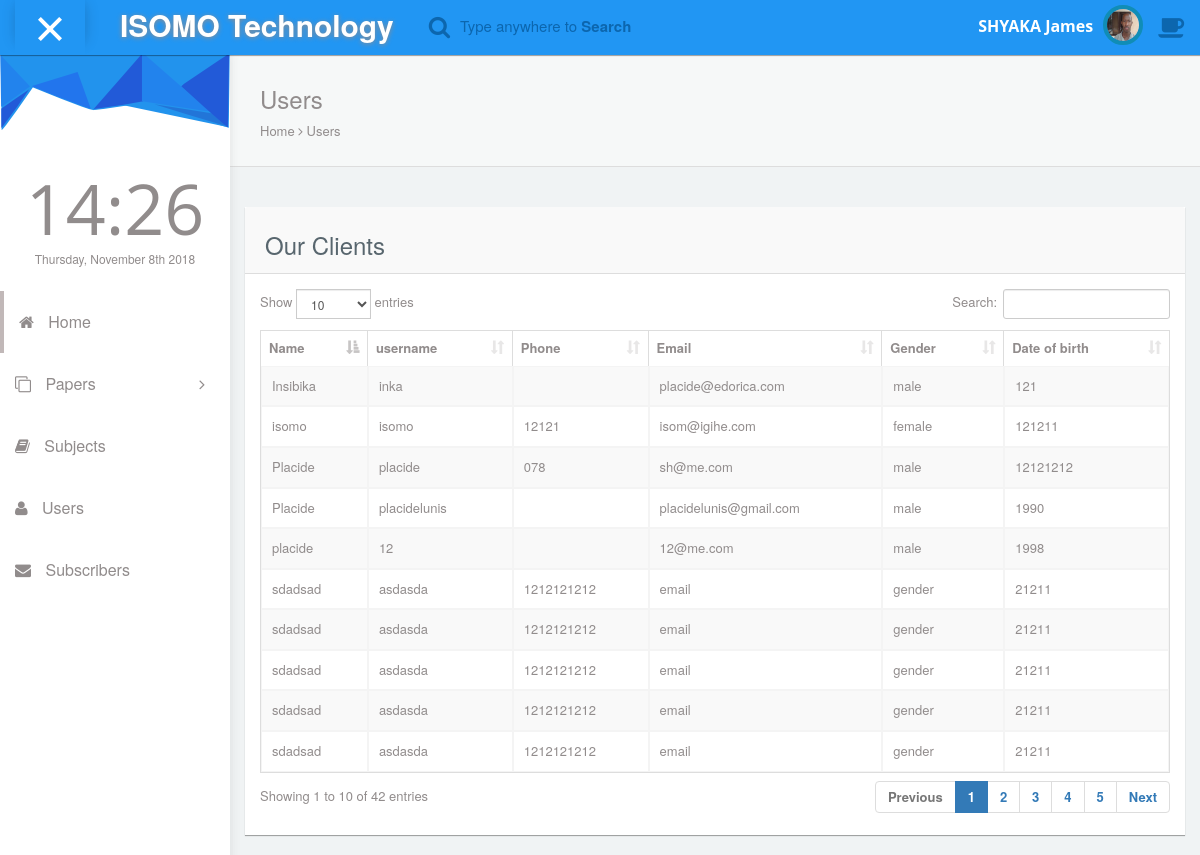
The page /admin/users.php (signed in) on the database as committed earlier.
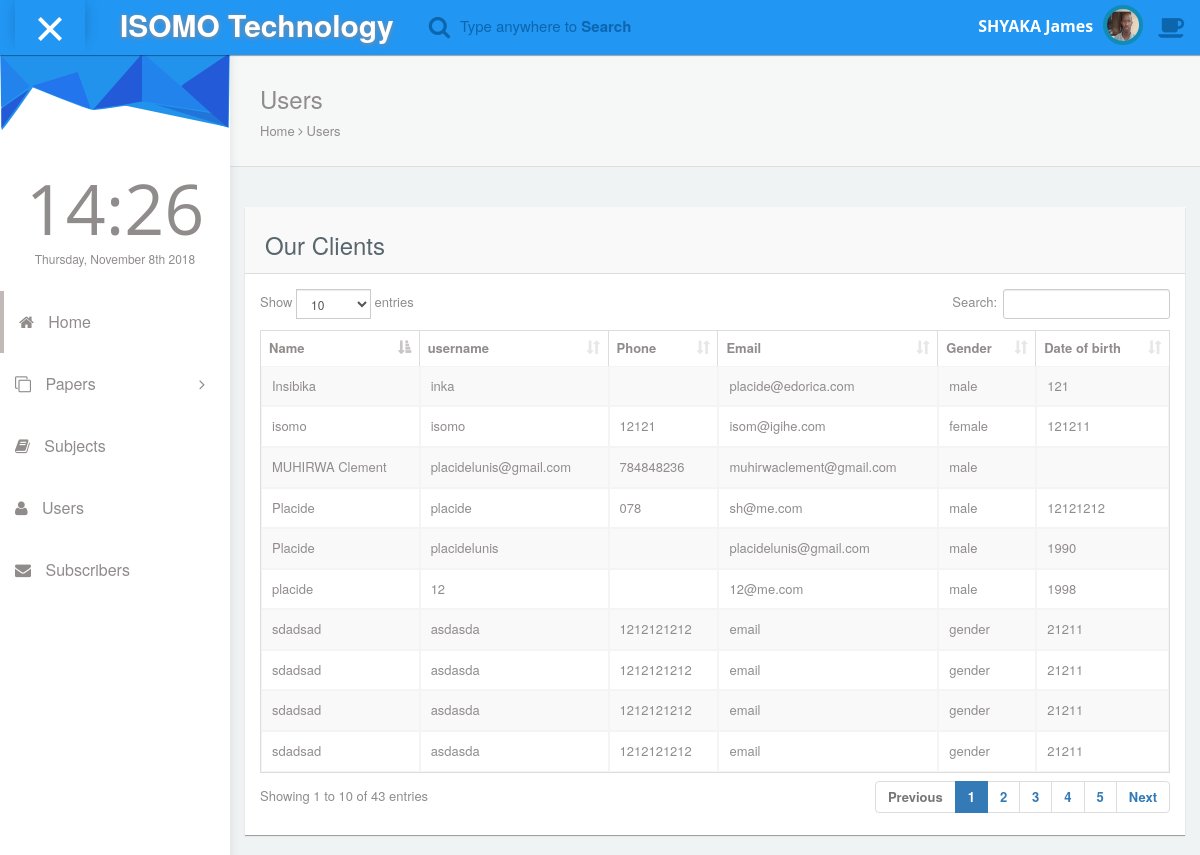
The same page on the database as committed later.
### tables this page shows
CREATE TABLE `users` (
  `id` int(11) NOT NULL,
  `name` varchar(128) NOT NULL,
  `username` varchar(32) NOT NULL,
  `phone` varchar(15) DEFAULT NULL,
  `email` varchar(256) DEFAULT NULL,
  `gender` varchar(8) NOT NULL,
  `dob` varchar(32) NOT NULL,
  `password` varchar(256) NOT NULL,
  `createdDate` timestamp NOT NULL DEFAULT CURRENT_TIMESTAMP ON UPDATE CURRENT_TIMESTAMP,
  `archived` varchar(4) NOT NULL DEFAULT 'no',
  `archivedDate` timestamp NULL DEFAULT NULL,
  `archivedBy` int(11) DEFAULT NULL
);

### admin/users.php (the view, shortened to what this page needs)
<?php
	include_once 'setup.php';
?>
<!DOCTYPE html>
<html lang="en">
<head>
	<?php
		include_once 'modules/head.php';
	?>
	<link rel="stylesheet" type="text/css" href="asset/css/plugins/datatables.bootstrap.min.css"/>
</head>
<body id="mimin" class="dashboard">
			<?php include "modules/menu.php"; ?>
			<div class="container-fluid mimin-wrapper">
						<div id="left-menu">
							<?php
								include 'sidebar.php';
							?>
						</div>
						<div id="content">
							 <div class="panel box-shadow-none content-header">
									<div class="panel-body">
										<div class="col-md-12">
												<h3 class="animated fadeInLeft">Users</h3>
												<p class="animated fadeInDown">
													Home <span class="fa-angle-right fa"></span> Users
												</p>
										</div>
									</div>
							</div>
							<div class="col-md-12 top-20 padding-0">
								<div class="col-md-12">
									<div class="panel">
										<div class="panel-heading"><h3>Our Clients</h3></div>
										<div class="panel-body">
											<div class="responsive-table">
											<?php
												$query = $db->query("SELECT * FROM users WHERE archived = 'no' ");
											?>
											<table id="datatables-example" class="table table-striped table-bordered" width="100%" cellspacing="0">
											<thead>
												<tr>
													<th>Name</th>
													<th>username</th>
													<th>Phone</th>
													<th>Email</th>
													<th>Gender</th>
													<th>Date of birth</th>
												</tr>
											</thead>
											<tbody>
												<?php
													while ($data = $query->fetch_assoc()) {
														?>
															<tr>
																<td><?php echo $data['name']; ?></td>
																<td><?php echo $data['username']; ?></td>
																<td><?php echo $data['phone']; ?></td>
																<td><?php echo $data['email']; ?></td>
																<td><?php echo $data['gender']; ?></td>
																<td><?php echo $data['dob']; ?></td>
															</tr>
														<?php
													}
												?>
											</tbody>
												</table>
											</div>
									</div>
								</div>
							</div>
							</div>
						</div>
			</div>
</body>
</html>

Rows that differ between the two databases and show on the page:
no longer on this page (row unchanged): users: name "sdadsad", username "asdasda", phone "1212121212", email "email", gender "gender", dob "21211"
added users: name "MUHIRWA Clement", username "placidelunis@gmail.com", phone "784848236", email "muhirwaclement@gmail.com", gender "male"
Other text that changed with them:
text written by a page script: "Show entries Search: Showing 1 to 10 of 42 entries Previous 1 2 3 4 5 Next" → "Show entries Search: Showing 1 to 10 of 43 entries Previous 1 2 3 4 5 Next"
